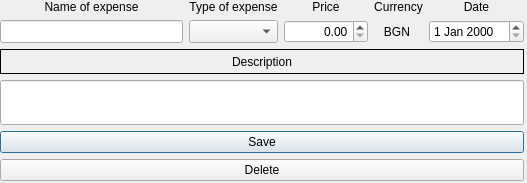
<?xml version="1.0" encoding="UTF-8"?>
<ui version="4.0">
 <class>ep_edit</class>
 <widget class="QDialog" name="ep_edit">
  <property name="geometry">
   <rect>
    <x>0</x>
    <y>0</y>
    <width>527</width>
    <height>183</height>
   </rect>
  </property>
  <property name="windowTitle">
   <string>Edit/delete expense</string>
  </property>
  <property name="windowIcon">
   <iconset resource="resources.qrc">
    <normaloff>:/new/icon/images/ep_icon.ico</normaloff>:/new/icon/images/ep_icon.ico</iconset>
  </property>
  <widget class="QWidget" name="layoutWidget">
   <property name="geometry">
    <rect>
     <x>0</x>
     <y>0</y>
     <width>524</width>
     <height>181</height>
    </rect>
   </property>
   <layout class="QGridLayout" name="gridLayout">
    <item row="0" column="0">
     <widget class="QLabel" name="labelNameExpenseEdit">
      <property name="text">
       <string>Name of expense</string>
      </property>
      <property name="alignment">
       <set>Qt::AlignCenter</set>
      </property>
     </widget>
    </item>
    <item row="0" column="1">
     <widget class="QLabel" name="labelTypeExpenseEdit">
      <property name="text">
       <string>Type of expense</string>
      </property>
      <property name="alignment">
       <set>Qt::AlignCenter</set>
      </property>
     </widget>
    </item>
    <item row="0" column="2">
     <widget class="QLabel" name="labelPriceExpenseEdit">
      <property name="text">
       <string>Price</string>
      </property>
      <property name="alignment">
       <set>Qt::AlignCenter</set>
      </property>
     </widget>
    </item>
    <item row="0" column="3">
     <widget class="QLabel" name="labelCurrencyExpenseEdit">
      <property name="text">
       <string>Currency</string>
      </property>
      <property name="alignment">
       <set>Qt::AlignCenter</set>
      </property>
     </widget>
    </item>
    <item row="0" column="4">
     <widget class="QLabel" name="labelDateExpenseEdit">
      <property name="text">
       <string>Date</string>
      </property>
      <property name="alignment">
       <set>Qt::AlignCenter</set>
      </property>
     </widget>
    </item>
    <item row="1" column="0">
     <widget class="QLineEdit" name="lineEditNameExpenseEdit">
      <property name="sizePolicy">
       <sizepolicy hsizetype="MinimumExpanding" vsizetype="Preferred">
        <horstretch>1</horstretch>
        <verstretch>0</verstretch>
       </sizepolicy>
      </property>
      <property name="minimumSize">
       <size>
        <width>150</width>
        <height>0</height>
       </size>
      </property>
     </widget>
    </item>
    <item row="1" column="1">
     <widget class="QComboBox" name="comboBoxTypeEdit">
      <property name="sizePolicy">
       <sizepolicy hsizetype="MinimumExpanding" vsizetype="Preferred">
        <horstretch>0</horstretch>
        <verstretch>0</verstretch>
       </sizepolicy>
      </property>
      <property name="minimumSize">
       <size>
        <width>25</width>
        <height>0</height>
       </size>
      </property>
     </widget>
    </item>
    <item row="1" column="2">
     <widget class="QDoubleSpinBox" name="doubleSpinBoxPriceExpenseEdit">
      <property name="alignment">
       <set>Qt::AlignRight|Qt::AlignTrailing|Qt::AlignVCenter</set>
      </property>
      <property name="maximum">
       <double>999999999.000000000000000</double>
      </property>
     </widget>
    </item>
    <item row="1" column="3">
     <widget class="QLabel" name="labelEdit">
      <property name="text">
       <string>   BGN</string>
      </property>
     </widget>
    </item>
    <item row="1" column="4">
     <widget class="QDateEdit" name="dateEditDateExpenseEdit"/>
    </item>
    <item row="2" column="0" colspan="5">
     <widget class="QLabel" name="label_2Edit">
      <property name="sizePolicy">
       <sizepolicy hsizetype="Preferred" vsizetype="Preferred">
        <horstretch>0</horstretch>
        <verstretch>0</verstretch>
       </sizepolicy>
      </property>
      <property name="minimumSize">
       <size>
        <width>0</width>
        <height>25</height>
       </size>
      </property>
      <property name="frameShape">
       <enum>QFrame::Box</enum>
      </property>
      <property name="frameShadow">
       <enum>QFrame::Plain</enum>
      </property>
      <property name="lineWidth">
       <number>1</number>
      </property>
      <property name="text">
       <string>Description</string>
      </property>
      <property name="alignment">
       <set>Qt::AlignCenter</set>
      </property>
     </widget>
    </item>
    <item row="3" column="0" colspan="5">
     <widget class="QLineEdit" name="lineEditDescriptionEdit">
      <property name="sizePolicy">
       <sizepolicy hsizetype="Expanding" vsizetype="MinimumExpanding">
        <horstretch>0</horstretch>
        <verstretch>0</verstretch>
       </sizepolicy>
      </property>
      <property name="minimumSize">
       <size>
        <width>0</width>
        <height>25</height>
       </size>
      </property>
     </widget>
    </item>
    <item row="4" column="0" colspan="5">
     <widget class="QPushButton" name="pushButtonExpenseAddEdit">
      <property name="text">
       <string>Save</string>
      </property>
      <property name="checkable">
       <bool>false</bool>
      </property>
     </widget>
    </item>
    <item row="5" column="0" colspan="5">
     <widget class="QPushButton" name="pushButtonDeleteEdit">
      <property name="text">
       <string>Delete</string>
      </property>
     </widget>
    </item>
   </layout>
  </widget>
 </widget>
 <resources>
  <include location="resources.qrc"/>
 </resources>
 <connections/>
</ui>
